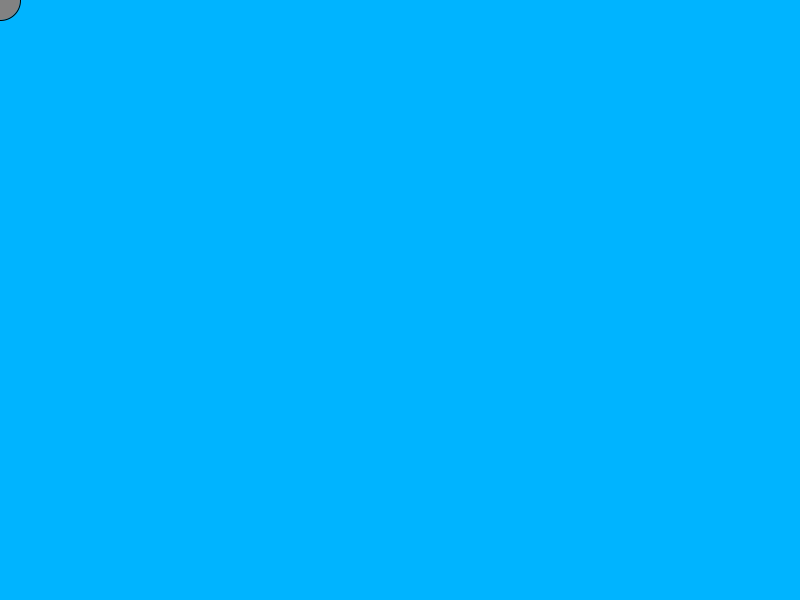
Frame 1 (no input)
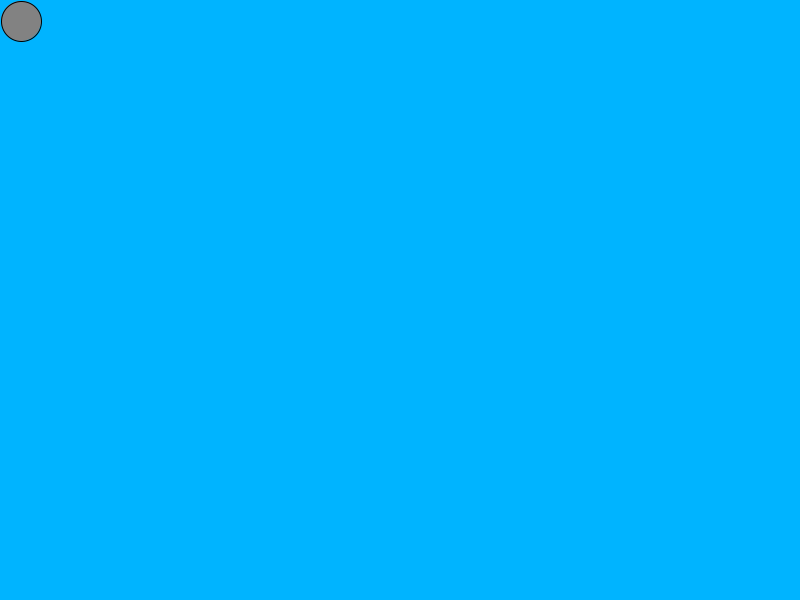
Frame 60 (the mouse pressed at the canvas centre just before this capture)
Frame 120 (the mouse held since frame 60 and released just before this capture): identical to frame 60, image omitted

The Processing sketch that drew these frames (run headless with seeded random() and noise(); from frame 60 on, the mouse is pressed at the canvas centre):

// Processing sketch: Frogger
// ── Frogger.pde
int x;
int y;
void setup(){
  size(800,600);
}
void draw(){
background(0,180,255);
fill(130,130,130);
ellipse(x, y, 40, 40);
if (x<=20){
 x++; 
}
if (x>=780){
  x--;
}
if (y<=20){
  y++;
}
if (y>=580){
  y--;
}

}
void keyPressed()
{
      if(key == CODED){
            if(keyCode == UP)
            {
y=y-5;
}
            else if(keyCode == DOWN)
            {
                  y=y+5;
            }
            else if(keyCode == RIGHT)
            {
                  x=x+5;
            }
            else if(keyCode == LEFT)
            {
                  x=x-5;
            }
      }
      
}


class car{
int carX;
int carY;
int size;
int speed;
public car(int carX, int carY, int size, int speed){
  this.carX=carX;
  this.carY=carY;
  this.size=size;
  this.speed=speed;
}
void display() 
{
      fill(0,255,0);
      rect(x , y, size, 50);
}
}
